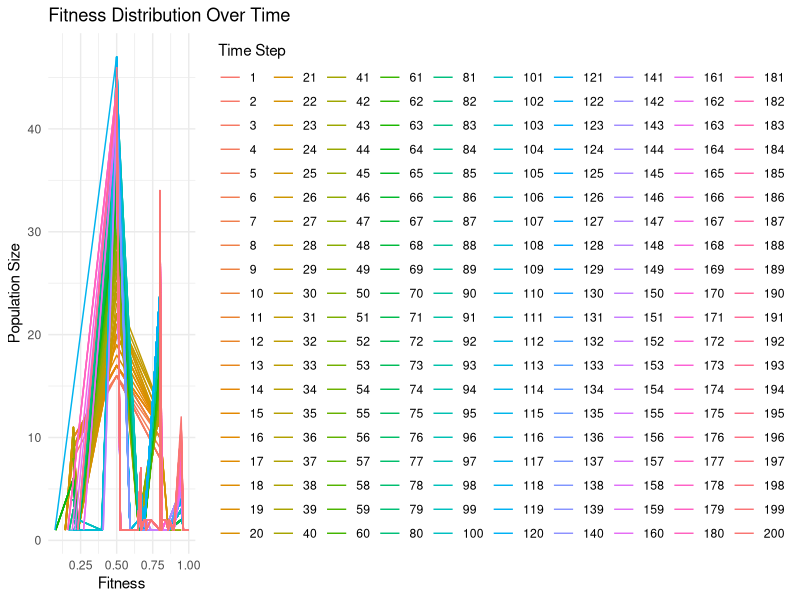
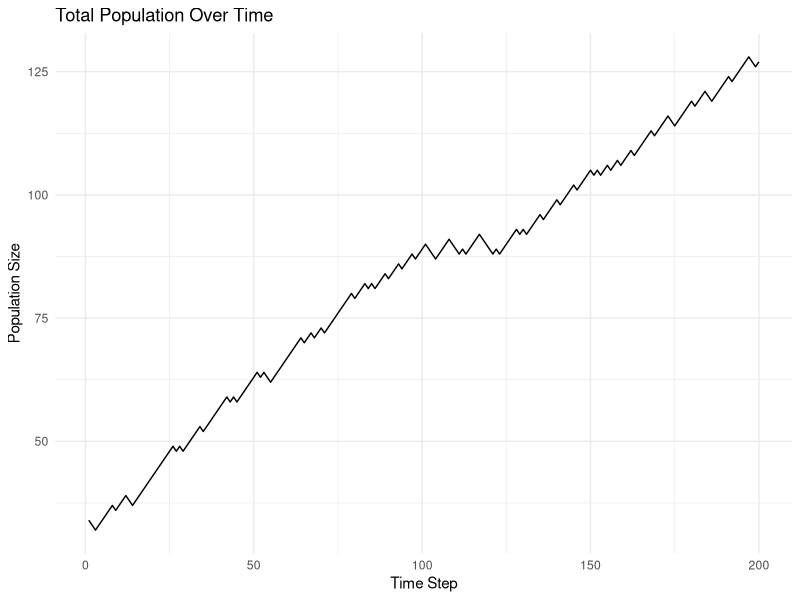

These charts were generated, in order, by the following R code:
## ---- chunk 1
knitr::opts_chunk$set(echo = TRUE)
## ---- chunk 2
library(ggplot2)
library(dplyr)
library(tidyr)

set.seed(123)
p <- 0.7  # Birth probability
r <- 0.3  # Mutation probability
n_steps <- 200  # Number of simulation steps
initial_population <- data.frame(fitness = c(0.2, 0.5, 0.8), size = c(10, 15, 8))
## ---- chunk 3
simulate_population <- function(initial_population, n_steps, p, r) {
  population <- initial_population
  results <- list()

  for (t in 1:n_steps) {
    if (runif(1) < p) {
      if (runif(1) < r) {
        # Mutation: New fitness level uniformly in [0, 1]
        new_fitness <- runif(1)
        population <- population %>% add_row(fitness = new_fitness, size = 1)
      } else {
        # Preferential attachment
        total_size <- sum(population$size)
        probabilities <- population$size / total_size
        chosen <- sample(seq_len(nrow(population)), size = 1, prob = probabilities)
        population$size[chosen] <- population$size[chosen] + 1
      }
    } else {
      # Death: Remove from least fit group
      least_fit <- which.min(population$fitness)
      if (population$size[least_fit] > 1) {
        population$size[least_fit] <- population$size[least_fit] - 1
      } else {
        population <- population[-least_fit, ]
      }
    }
    results[[t]] <- population
  }

  results
}
## ---- chunk 4
simulation_results <- simulate_population(initial_population, n_steps, p, r)
plot_data <- bind_rows(lapply(seq_along(simulation_results), function(t) {
  data <- simulation_results[[t]]
  data$time <- t
  data
}))
## ---- chunk 5
ggplot(plot_data, aes(x = fitness, y = size, color = as.factor(time))) +
  geom_line() +
  labs(title = "Fitness Distribution Over Time",
       x = "Fitness",
       y = "Population Size",
       color = "Time Step") +
  theme_minimal()
## ---- chunk 6
summary_data <- plot_data %>%
  group_by(time) %>%
  summarise(total_population = sum(size),
            mean_fitness = weighted.mean(fitness, size))

ggplot(summary_data, aes(x = time, y = total_population)) +
  geom_line() +
  labs(title = "Total Population Over Time",
       x = "Time Step",
       y = "Population Size") +
  theme_minimal()
